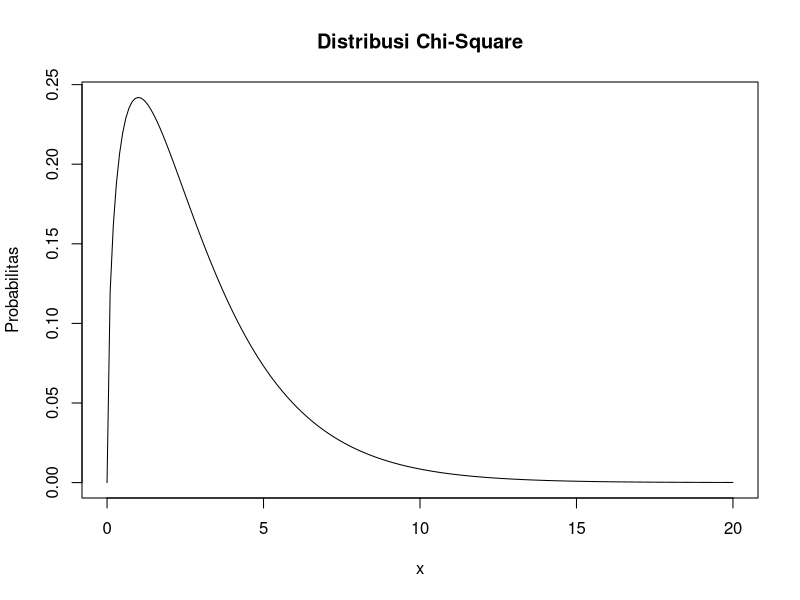
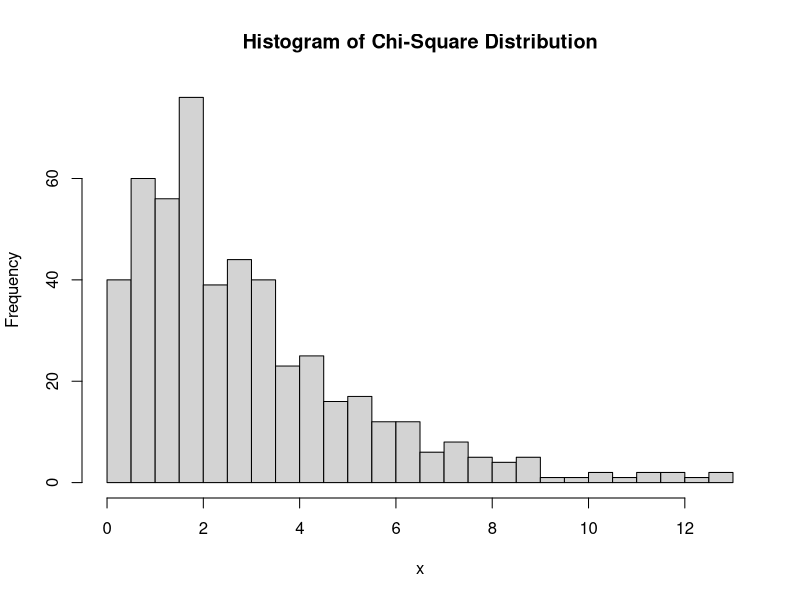

These figures' R source, in order:
#Jawaban Soal NO 3

#Sub bagian A
x <- seq(0, 20, by=0.1) # nilai x yang akan dihitung probabilitasnya
df <- 3 
prob <- dchisq(x, df) # hitung probabilitas
plot(x, prob, type="l", xlab="x", ylab="Probabilitas", main="Distribusi Chi-Square")

#sub bagian B 
data <- rchisq(500, df) # generate 500 random data points from chi-squared distribution
hist(data, breaks=20, main="Histogram of Chi-Square Distribution", xlab="x", ylab="Frequency")

#sub bagian C
cat("C. \n")
mu <- df # rata-rata Chi-Square adalah df
variance <- 2 * df # variansi Chi-Square adalah 2 * df
cat("Rata-rata (μ) dari distribusi Chi-Square dengan df =", df, "adalah", mu, "\n")
cat("Variansi (σ²) dari distribusi Chi-Square dengan df =", df, "adalah", variance, "\n")